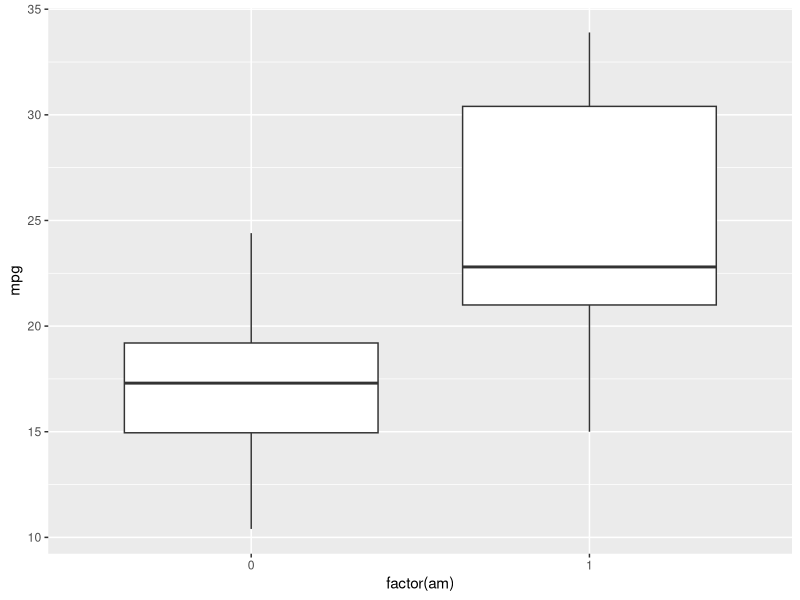
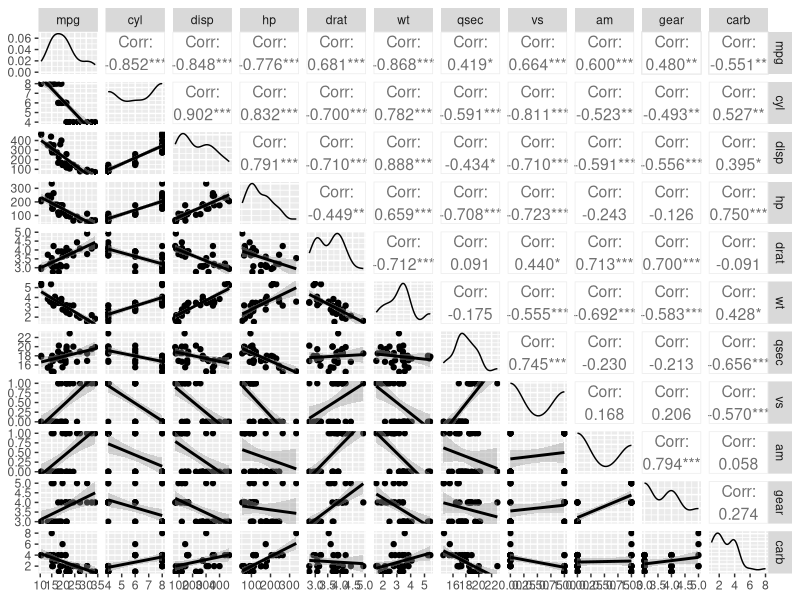

Here is the R script that generated these plots, in order:
## ---- chunk 1
## load data set and required packages
data(mtcars); library(tidyverse); library(ggplot2);library(GGally)
## ---- chunk 2
head(mtcars)
## ---- chunk 3
mtcars_tidy <- mtcars %>% 
        ## incorporate "row name" as an column
        rownames_to_column(var = "make") %>%
        ## convert categorical variables from numeric to factor
        map_at(.at = c("make","cyl", "vs", "am", "gear", "carb"), 
               .f = factor) %>%
        as_tibble() %>%
        ## recode binary variables based on their meaning:
        ## - for "am": 0 = automatic, 1 = manual
        ## - for "vs": 0 = v-engine, 1 = straight engine
        mutate(am = recode(am, `0` = "automatic", `1` = "manual"),
               vs = recode(vs, `0` = "v", `1` = "s"))
## ---- chunk 4
ggplot(data = mtcars) + geom_boxplot(aes(x = factor(am), y = mpg))
## ---- chunk 5
corr <- cor(mtcars) %>% as.data.frame() %>%
        rownames_to_column(var = "var") %>%
        select(var, mpg, am) %>% print

vars <- corr %>% filter(abs(mpg) >= corr[which(corr$var=="mpg"), "am"]) %>% .$var
## ---- chunk 6
corr_plot <- mtcars %>% 
        ggpairs(upper = list(continuous = wrap("cor", size = 4)),
                lower = list(continuous = wrap("smooth", method = "lm"))
                )
print(corr_plot, progress = FALSE)
## ---- chunk 7
t.test(mpg ~ am, data = mtcars)
## ---- chunk 8
fit1 <- lm(mpg ~ am, mtcars)
summary(fit1)
## ---- chunk 9
fit2 <- lm(mpg ~ am + wt + cyl + disp, data = mtcars)
summary(fit2)
